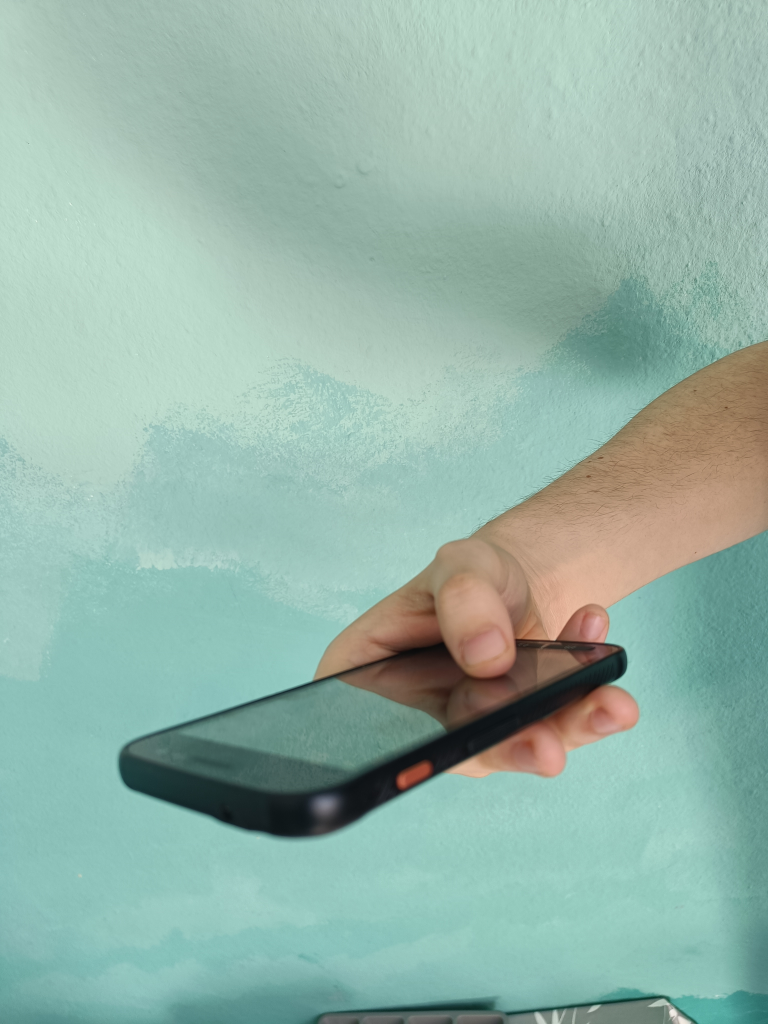
#> input picture assets/test/test1.jpg, 3072 x 4096 px (shown at 1/4 size)
$ python -i edge_detection-yolo.py   (imports and definitions only)
#> lines starting #> are read from the running program, lines starting #| are printed output that depends on the picture; after the words box and inside, x2 and y2 are one past the last pixel; in counts of white or black regions, pixels touching at a corner belong together
#> further down, picture is the input picture: shape (4096, 3072, 3); mean B, G, R 168.7, 180.5, 149.6
# Combination of the edge detection and the generate_roi...pys.
# Decent results with some errors that need manual debugging.

import cv2
import numpy as np
from ultralytics import YOLO


# [1 line that did not run here, left out]

# [25 lines left out: functions crop_image, create_placeholder, scale_roi, not called in this run]

def detect_edges(image):
    if image is None or image.size == 0:
        return None
    gray = cv2.cvtColor(image, cv2.COLOR_BGR2GRAY)
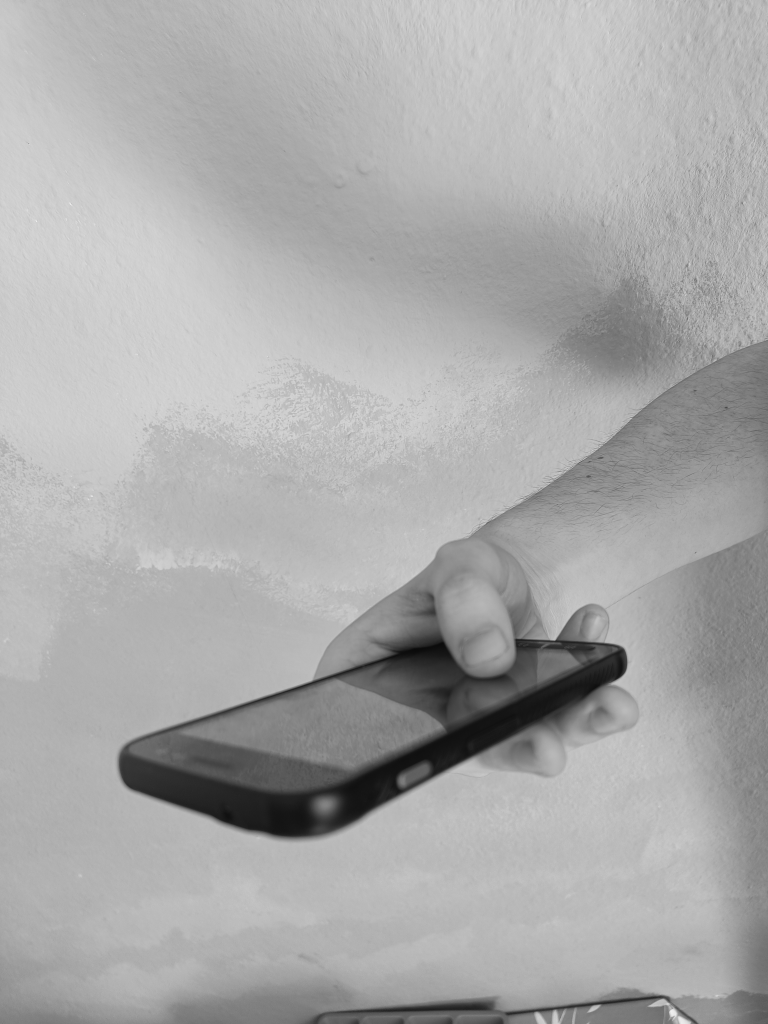
#> gray: shape (4096, 3072) (shown at 1/4 size); min 9, max 248, mean 169.9
    blurred = cv2.GaussianBlur(gray, (5, 5), 0)
    edges = cv2.Canny(blurred, 50, 150)
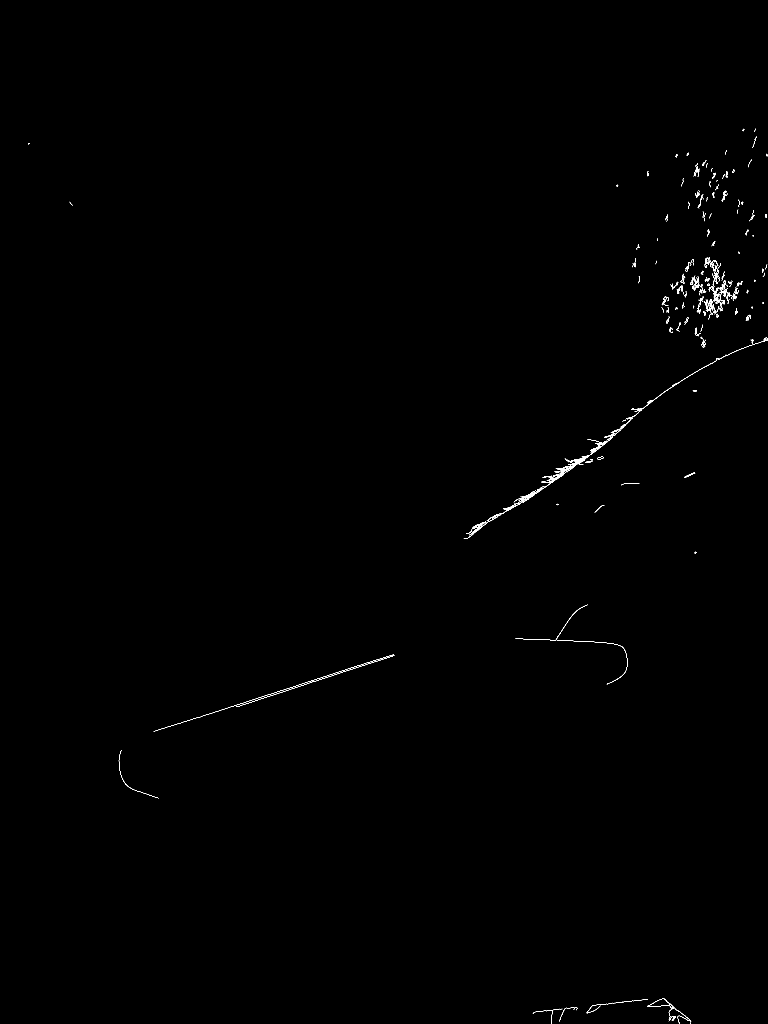
#> edges: shape (4096, 3072) (shown at 1/4 size); 0.14% white in thin lines or dots, all inside (x1, y1, x2, y2) = (112, 514, 3072, 4096)
    return edges

# [147 lines left out: functions detect_lines, find_longest_line, find_perpendicular_lines, calculate_angle, draw_angle, main, not called in this run]

# [2 lines not run here, left out]

>>> import cv2
>>> picture = cv2.imread('../assets/test/test1.jpg')
>>> result = detect_edges(picture)

$ run again, on assets/test/test3.jpg
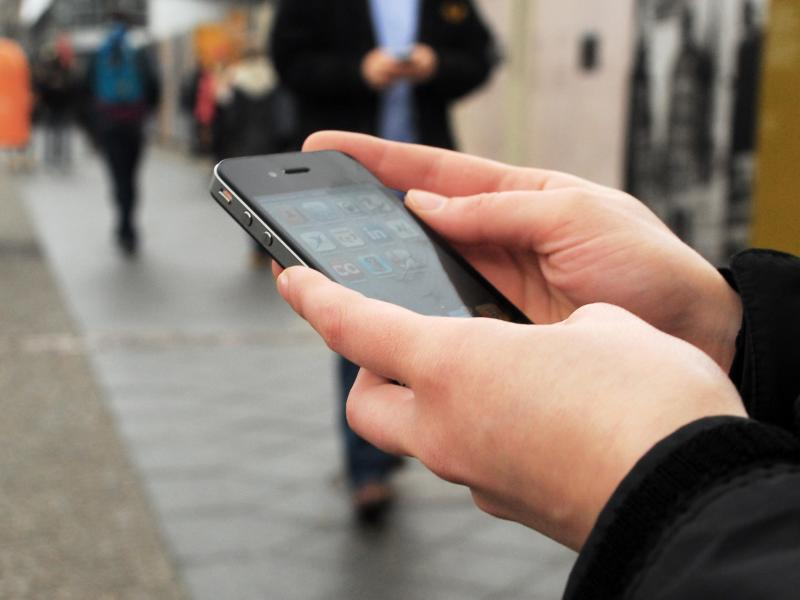
#> input picture assets/test/test3.jpg, 800 x 600 px
#> picture is the input picture: shape (600, 800, 3); mean B, G, R 111, 121.2, 135.4
#> in detect_edges, `gray = cv2.cvtColor(image, cv2.COLOR_BGR2GRAY)`:
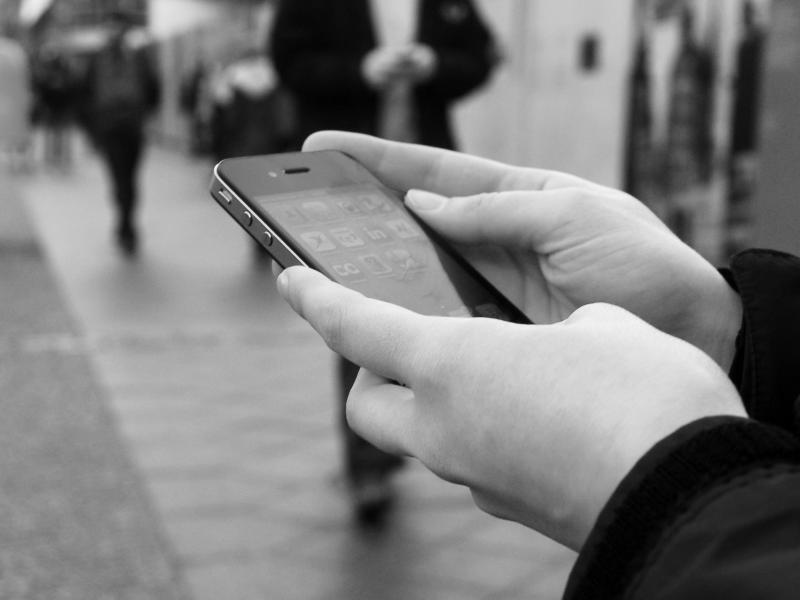
#> gray: shape (600, 800); min 0, max 254, mean 124.3
#> in detect_edges, `edges = cv2.Canny(blurred, 50, 150)`:
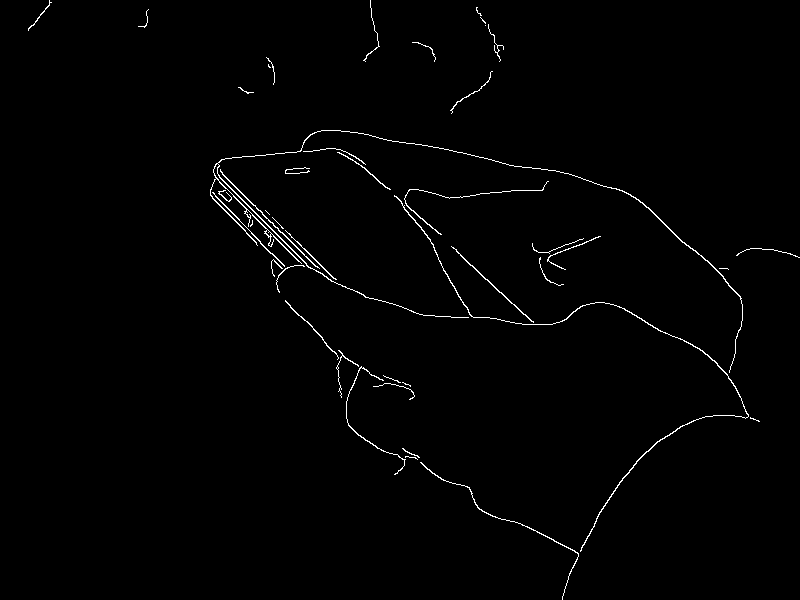
#> edges: shape (600, 800); 1.1% white in thin lines or dots

$ run again, on assets/test/test5.jpg
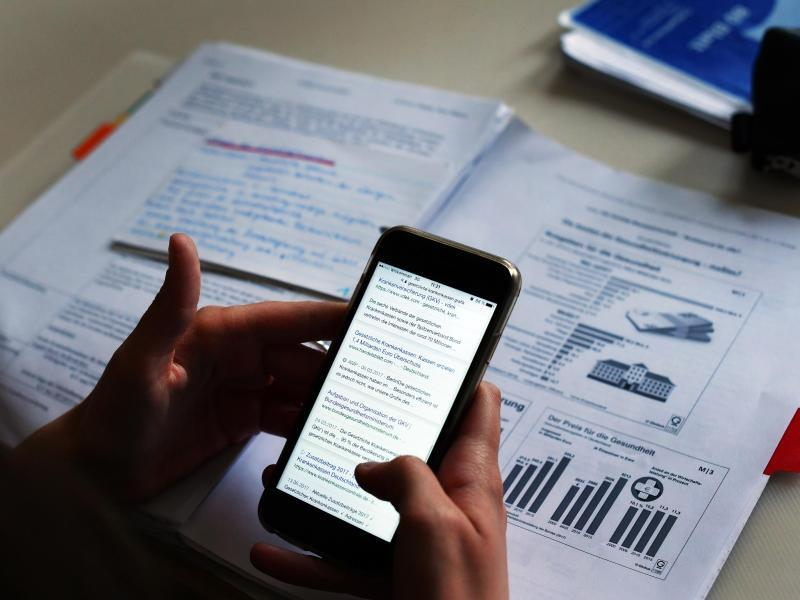
#> input picture assets/test/test5.jpg, 800 x 600 px
#> picture is the input picture: shape (600, 800, 3); mean B, G, R 127.3, 120, 118.9
#> in detect_edges, `gray = cv2.cvtColor(image, cv2.COLOR_BGR2GRAY)`:
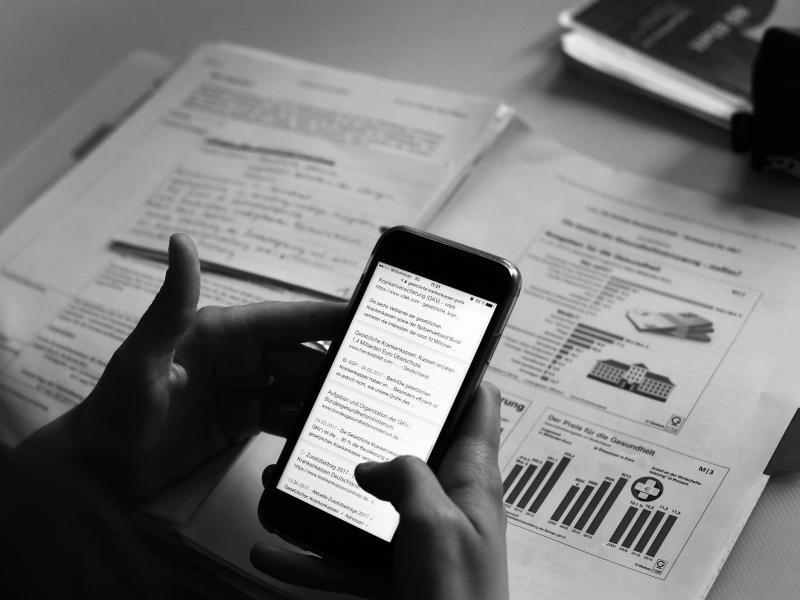
#> gray: shape (600, 800); min 0, max 255, mean 120.5
#> in detect_edges, `edges = cv2.Canny(blurred, 50, 150)`:
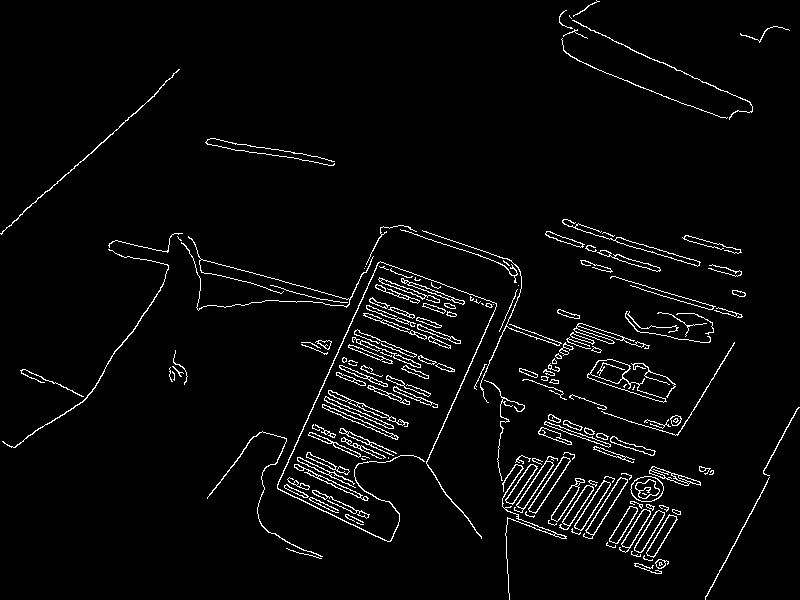
#> edges: shape (600, 800); 3.5% white in thin lines or dots
